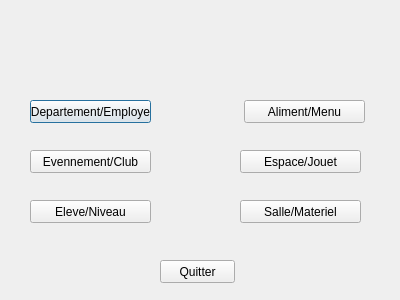
<?xml version="1.0" encoding="UTF-8"?>
<ui version="4.0">
 <class>Acceuille</class>
 <widget class="QDialog" name="Acceuille">
  <property name="geometry">
   <rect>
    <x>0</x>
    <y>0</y>
    <width>400</width>
    <height>300</height>
   </rect>
  </property>
  <property name="windowTitle">
   <string>Dialog</string>
  </property>
  <widget class="QPushButton" name="pushButton">
   <property name="geometry">
    <rect>
     <x>30</x>
     <y>100</y>
     <width>121</width>
     <height>23</height>
    </rect>
   </property>
   <property name="text">
    <string>Departement/Employe</string>
   </property>
  </widget>
  <widget class="QPushButton" name="pushButton_2">
   <property name="geometry">
    <rect>
     <x>244</x>
     <y>100</y>
     <width>121</width>
     <height>23</height>
    </rect>
   </property>
   <property name="text">
    <string>Aliment/Menu</string>
   </property>
  </widget>
  <widget class="QPushButton" name="pushButton_3">
   <property name="geometry">
    <rect>
     <x>30</x>
     <y>150</y>
     <width>121</width>
     <height>23</height>
    </rect>
   </property>
   <property name="text">
    <string>Evennement/Club</string>
   </property>
  </widget>
  <widget class="QPushButton" name="pushButton_4">
   <property name="geometry">
    <rect>
     <x>240</x>
     <y>150</y>
     <width>121</width>
     <height>23</height>
    </rect>
   </property>
   <property name="text">
    <string>Espace/Jouet</string>
   </property>
  </widget>
  <widget class="QPushButton" name="pushButton_5">
   <property name="geometry">
    <rect>
     <x>30</x>
     <y>200</y>
     <width>121</width>
     <height>23</height>
    </rect>
   </property>
   <property name="text">
    <string>Eleve/Niveau</string>
   </property>
  </widget>
  <widget class="QPushButton" name="pushButton_6">
   <property name="geometry">
    <rect>
     <x>240</x>
     <y>200</y>
     <width>121</width>
     <height>23</height>
    </rect>
   </property>
   <property name="text">
    <string>Salle/Materiel</string>
   </property>
  </widget>
  <widget class="QPushButton" name="pushButton_7">
   <property name="geometry">
    <rect>
     <x>160</x>
     <y>260</y>
     <width>75</width>
     <height>23</height>
    </rect>
   </property>
   <property name="text">
    <string>Quitter</string>
   </property>
  </widget>
 </widget>
 <resources/>
 <connections>
  <connection>
   <sender>pushButton_7</sender>
   <signal>clicked()</signal>
   <receiver>Acceuille</receiver>
   <slot>close()</slot>
   <hints>
    <hint type="sourcelabel">
     <x>180</x>
     <y>276</y>
    </hint>
    <hint type="destinationlabel">
     <x>146</x>
     <y>380</y>
    </hint>
   </hints>
  </connection>
 </connections>
</ui>
